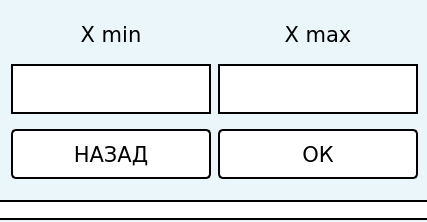
<?xml version="1.0" encoding="UTF-8"?>
<ui version="4.0">
 <class>graph_parameters</class>
 <widget class="QWidget" name="graph_parameters">
  <property name="geometry">
   <rect>
    <x>0</x>
    <y>0</y>
    <width>427</width>
    <height>222</height>
   </rect>
  </property>
  <property name="minimumSize">
   <size>
    <width>427</width>
    <height>222</height>
   </size>
  </property>
  <property name="maximumSize">
   <size>
    <width>427</width>
    <height>222</height>
   </size>
  </property>
  <property name="windowTitle">
   <string>Введи параметры графика</string>
  </property>
  <property name="styleSheet">
   <string notr="true">background-color: rgb(234, 246, 249)</string>
  </property>
  <widget class="QWidget" name="gridLayoutWidget">
   <property name="geometry">
    <rect>
     <x>10</x>
     <y>10</y>
     <width>411</width>
     <height>181</height>
    </rect>
   </property>
   <layout class="QGridLayout" name="gridLayout">
    <item row="0" column="0">
     <widget class="QLabel" name="x_min">
      <property name="minimumSize">
       <size>
        <width>0</width>
        <height>30</height>
       </size>
      </property>
      <property name="maximumSize">
       <size>
        <width>16777215</width>
        <height>30</height>
       </size>
      </property>
      <property name="font">
       <font>
        <family>Verdana</family>
        <pointsize>16</pointsize>
       </font>
      </property>
      <property name="text">
       <string>X min</string>
      </property>
      <property name="alignment">
       <set>Qt::AlignCenter</set>
      </property>
     </widget>
    </item>
    <item row="2" column="1">
     <widget class="QPushButton" name="button_ok">
      <property name="minimumSize">
       <size>
        <width>200</width>
        <height>50</height>
       </size>
      </property>
      <property name="maximumSize">
       <size>
        <width>200</width>
        <height>50</height>
       </size>
      </property>
      <property name="font">
       <font>
        <family>Verdana</family>
        <pointsize>16</pointsize>
        <bold>false</bold>
       </font>
      </property>
      <property name="mouseTracking">
       <bool>true</bool>
      </property>
      <property name="styleSheet">
       <string notr="true">
QPushButton {
	background-color: white;
	border: 2px solid black;
	border-radius: 5px;
}

QPushButton:hover {
	background-color: rgb(176, 254, 255)
}

QPushButton:pressed {
	background-color: rgb(87, 252, 255)
}</string>
      </property>
      <property name="text">
       <string>ОК</string>
      </property>
     </widget>
    </item>
    <item row="1" column="0">
     <widget class="QLineEdit" name="x_min_line">
      <property name="minimumSize">
       <size>
        <width>200</width>
        <height>50</height>
       </size>
      </property>
      <property name="maximumSize">
       <size>
        <width>200</width>
        <height>50</height>
       </size>
      </property>
      <property name="styleSheet">
       <string notr="true">QLineEdit {
background-color: white;
border: 2px solid black;

color: black;
font-size: 21pt;
}</string>
      </property>
      <property name="alignment">
       <set>Qt::AlignCenter</set>
      </property>
     </widget>
    </item>
    <item row="0" column="1">
     <widget class="QLabel" name="x_max">
      <property name="minimumSize">
       <size>
        <width>0</width>
        <height>30</height>
       </size>
      </property>
      <property name="maximumSize">
       <size>
        <width>16777215</width>
        <height>30</height>
       </size>
      </property>
      <property name="font">
       <font>
        <family>Verdana</family>
        <pointsize>16</pointsize>
       </font>
      </property>
      <property name="text">
       <string>X max</string>
      </property>
      <property name="alignment">
       <set>Qt::AlignCenter</set>
      </property>
     </widget>
    </item>
    <item row="1" column="1">
     <widget class="QLineEdit" name="x_max_line">
      <property name="minimumSize">
       <size>
        <width>200</width>
        <height>50</height>
       </size>
      </property>
      <property name="maximumSize">
       <size>
        <width>200</width>
        <height>50</height>
       </size>
      </property>
      <property name="styleSheet">
       <string notr="true">QLineEdit {
background-color: white;
border: 2px solid black;

color: black;
font-size: 21pt;
}</string>
      </property>
      <property name="alignment">
       <set>Qt::AlignCenter</set>
      </property>
     </widget>
    </item>
    <item row="2" column="0">
     <widget class="QPushButton" name="button_back">
      <property name="minimumSize">
       <size>
        <width>200</width>
        <height>50</height>
       </size>
      </property>
      <property name="maximumSize">
       <size>
        <width>200</width>
        <height>50</height>
       </size>
      </property>
      <property name="font">
       <font>
        <family>Verdana</family>
        <pointsize>16</pointsize>
        <bold>false</bold>
       </font>
      </property>
      <property name="mouseTracking">
       <bool>true</bool>
      </property>
      <property name="styleSheet">
       <string notr="true">
QPushButton {
	background-color: white;
	border: 2px solid black;
	border-radius: 5px;
}

QPushButton:hover {
	background-color: rgb(176, 254, 255)
}

QPushButton:pressed {
	background-color: rgb(87, 252, 255)
}</string>
      </property>
      <property name="text">
       <string>НАЗАД</string>
      </property>
     </widget>
    </item>
   </layout>
  </widget>
  <widget class="QLabel" name="label_error">
   <property name="geometry">
    <rect>
     <x>0</x>
     <y>200</y>
     <width>428</width>
     <height>20</height>
    </rect>
   </property>
   <property name="minimumSize">
    <size>
     <width>428</width>
     <height>0</height>
    </size>
   </property>
   <property name="maximumSize">
    <size>
     <width>426</width>
     <height>16777215</height>
    </size>
   </property>
   <property name="font">
    <font>
     <family>Verdana</family>
     <pointsize>10</pointsize>
     <bold>true</bold>
    </font>
   </property>
   <property name="styleSheet">
    <string notr="true">background-color: white;
border: 2px solid black;
border-left: 0px;
border-right: 0px;
color: red;
</string>
   </property>
   <property name="text">
    <string/>
   </property>
   <property name="alignment">
    <set>Qt::AlignCenter</set>
   </property>
  </widget>
 </widget>
 <resources/>
 <connections/>
</ui>
